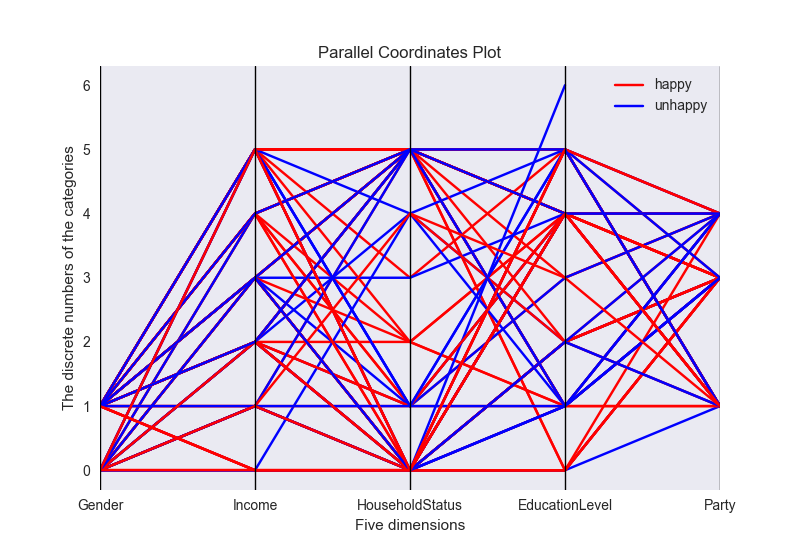

The Python source for this figure:
import matplotlib.pyplot as plt
import pandas as pd
import numpy as np
from pandas.tools.plotting import parallel_coordinates

import sys
sys.path.append('../')
import preprocess

filename = '../data/train.csv'

dataset = preprocess.transform(filename)
X = dataset['data'][:100]
X = X[['Gender','Income','HouseholdStatus','EducationLevel','Party']]
y = dataset['target'][:100]

total = pd.concat([X, y], axis=1)

mapping = {1:'happy', 0:'unhappy'}
total = total.replace({'Happy': mapping})

plt.figure()
parallel_coordinates(total, 'Happy', color = ['red','blue'])
plt.title("Parallel Coordinates Plot")
plt.xlabel("Five dimensions")
plt.ylabel("The discrete numbers of the categories")
plt.savefig("parallel_coordinates")
plt.show()